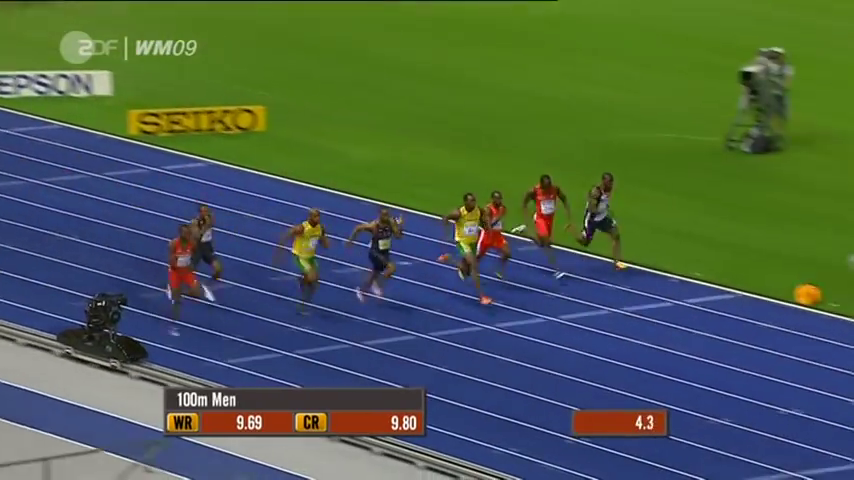
#> input picture frame 27 of 42_multiple_object_tracking_dlib/usain_bolt.mp4, 854 x 480 px
$ python multi_object_tracking.py -v videos/usain_bolt.mp4 -t csrt
#> lines starting #> are read from the running program, lines starting #| are printed output that depends on the picture
# python multi_object_tracking.py -v videos/usain_bolt.mp4 -t csrt

# import the necessary packages
from imutils.video import VideoStream
import argparse
import imutils
import time
import cv2

# construct the argument parser and parse the arguments
ap = argparse.ArgumentParser()
ap.add_argument("-v", "--video", type=str,
                help="path to input video file")
ap.add_argument("-t", "--tracker", type=str, default="kcf",
                help="OpenCV object tracker type")
args = vars(ap.parse_args())

# initialize a dictionary that maps strings to their corresponding
# OpenCV object tracker implementations
OPENCV_OBJECT_TRACKERS = {
    "csrt": cv2.legacy.TrackerCSRT_create,
    "kcf": cv2.legacy.TrackerKCF_create,
    "boosting": cv2.legacy.TrackerBoosting_create,
    "mil": cv2.legacy.TrackerMIL_create,
    "tld": cv2.legacy.TrackerTLD_create,
    "medianflow": cv2.legacy.TrackerMedianFlow_create,
    "mosse": cv2.legacy.TrackerMOSSE_create
}

# initialize OpenCV's special multi-object tracker
trackers = cv2.legacy.MultiTracker_create()

# if a video path was not supplied, grab the reference to the web cam
if not args.get("video", False):
    print("[INFO] starting video stream...")
    vs = VideoStream(src=0).start()
    time.sleep(1.0)

# otherwise, grab a reference to the video file
else:
    vs = cv2.VideoCapture(args["video"])

# loop over the frames from video stream
while True:
    # grab the current frame, then handle if we are using a
    # VideoStream or VideoCapture object
    frame = vs.read()
    frame = frame[1] if args.get("video", False) else frame
#> frame is the input picture: shape (480, 854, 3); mean B, G, R 77.5, 95.6, 75.4

    # check to see if we have reached the end of the stream
    if frame is None:
        break

    # resize the frame (so we can process it faster)
    frame = imutils.resize(frame, width=600)
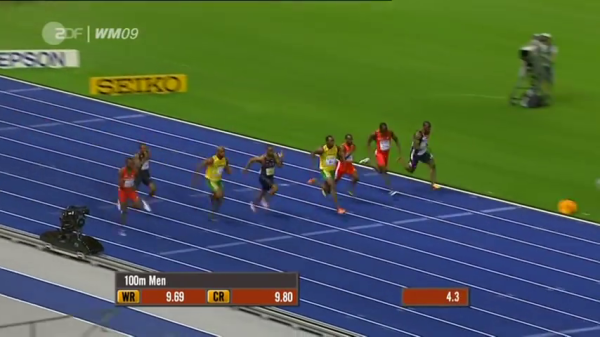
#> frame: shape (337, 600, 3); mean B, G, R 77.5, 95.6, 75.4

    # grab the updated bounding box coordinates (if any) for each
    # object that is being tracked
    (success, boxes) = trackers.update(frame)
#> success = True; boxes = ()

    # loop over the bounding boxes and draw them on the frame
    for box in boxes:
        (x, y, w, h) = [int(v) for v in box]
        cv2.rectangle(frame, (x, y), (x + w, y + h), (0, 255, 0), 2)
#> this loop made 0 passes

    # show the output frame
    cv2.imshow("Frame", frame)
    key = cv2.waitKey(1) & 0xFF
#> (key q is pressed here)

    # if the 's' key is selected, we are going to "select" a bounding
    # box to track
    if key == ord("s"):
        # select the bounding box of the object we want to track (make
        # sure you press ENTER or SPACE after selecting the ROI)
        box = cv2.selectROI("Frame", frame, fromCenter=False,
                            showCrosshair=True)

        # create a new object tracker for the bounding box and add it
        # to our multi-object tracker
        tracker = OPENCV_OBJECT_TRACKERS[args["tracker"]]()
        trackers.add(tracker, frame, box)

    # if the `q` key was pressed, break from the loop
    elif key == ord("q"):
        break

# if we are using a webcam, release the pointer
if not args.get("video", False):
    vs.stop()

# otherwise, release the file pointer
else:
    vs.release()

# close all windows
cv2.destroyAllWindows()

$ run again, starting later in the video
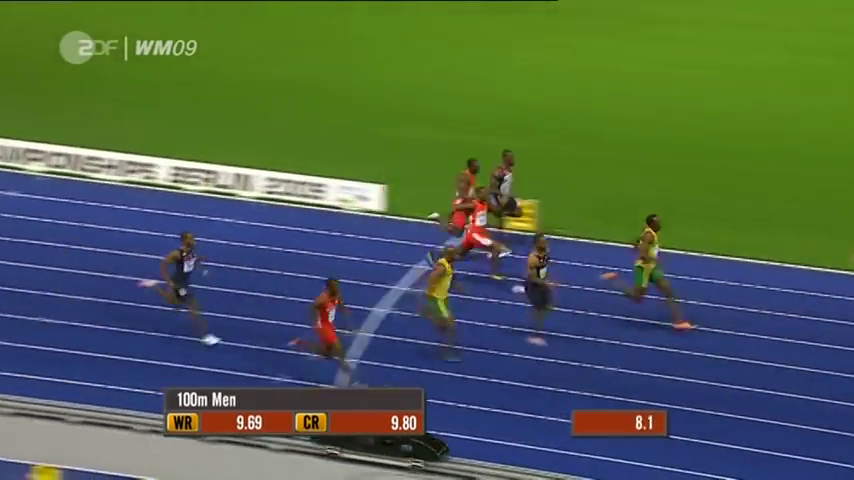
#> input picture frame 122 of 42_multiple_object_tracking_dlib/usain_bolt.mp4, 854 x 480 px
#> frame is the input picture: shape (480, 854, 3); mean B, G, R 77, 98.7, 77.6
#> `frame = imutils.resize(frame, width=600)`:
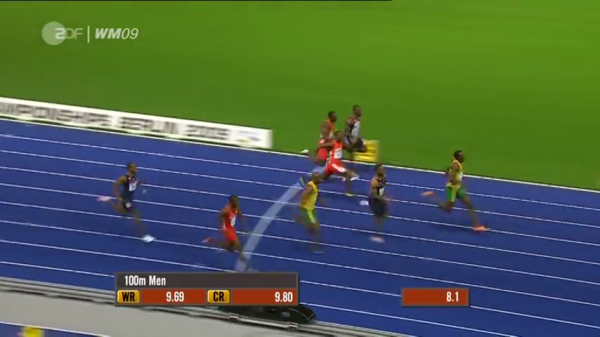
#> frame: shape (337, 600, 3); mean B, G, R 77, 98.7, 77.6
#> success = True; boxes = ()
